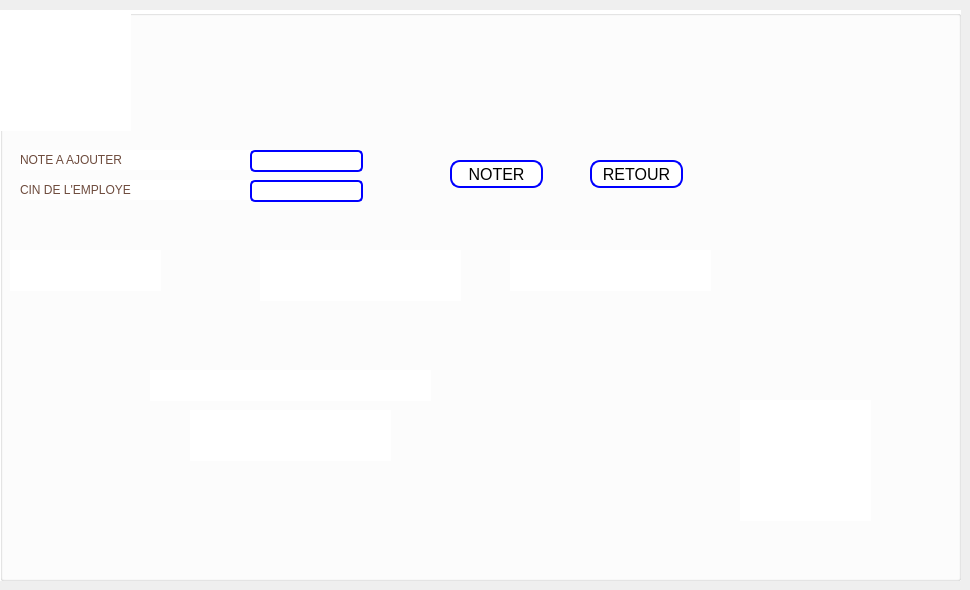
      <widget class="QWidget" name="tab_17">
       <attribute name="title">
        <string>score</string>
       </attribute>
       <widget class="QGroupBox" name="label_note">
        <property name="geometry">
         <rect>
          <x>0</x>
          <y>10</y>
          <width>961</width>
          <height>571</height>
         </rect>
        </property>
        <property name="styleSheet">
         <string notr="true">background-color: rgb(255, 255, 255)</string>
        </property>
        <property name="title">
         <string/>
        </property>
        <widget class="QLabel" name="label_76">
         <property name="geometry">
          <rect>
           <x>20</x>
           <y>140</y>
           <width>271</width>
           <height>20</height>
          </rect>
         </property>
         <property name="styleSheet">
          <string notr="true">color: rgb(110, 76, 62);
font: 12pt &quot;Andalus&quot;;</string>
         </property>
         <property name="text">
          <string>NOTE A AJOUTER</string>
         </property>
        </widget>
        <widget class="QPushButton" name="b_note">
         <property name="geometry">
          <rect>
           <x>450</x>
           <y>150</y>
           <width>93</width>
           <height>28</height>
          </rect>
         </property>
         <property name="styleSheet">
          <string notr="true">QPushButton {
    background-color: #ffffff; /* Fond blanc */
    border: 2px solid blue; /* Bordure bleue */
    border-radius: 10px; /* Coins arrondis */
    padding: 1px 2px; /* Espacement intérieur */
    color: black; /* Couleur du texte */
    font-size: 16px; /* Taille de la police */
}

QPushButton:pressed {
    background-color: blue; /* Nouvelle couleur lorsque le bouton est enfoncé */
}
</string>
         </property>
         <property name="text">
          <string>NOTER</string>
         </property>
        </widget>
        <widget class="QPushButton" name="pushButton_11">
         <property name="geometry">
          <rect>
           <x>590</x>
           <y>150</y>
           <width>93</width>
           <height>28</height>
          </rect>
         </property>
         <property name="styleSheet">
          <string notr="true">QPushButton {
    background-color: #ffffff; /* Fond blanc */
    border: 2px solid blue; /* Bordure bleue */
    border-radius: 10px; /* Coins arrondis */
    padding: 1px 2px; /* Espacement intérieur */
    color: black; /* Couleur du texte */
    font-size: 16px; /* Taille de la police */
}

QPushButton:pressed {
    background-color: blue; /* Nouvelle couleur lorsque le bouton est enfoncé */
}
</string>
         </property>
         <property name="text">
          <string>RETOUR</string>
         </property>
        </widget>
        <widget class="QLabel" name="label_77">
         <property name="geometry">
          <rect>
           <x>20</x>
           <y>170</y>
           <width>271</width>
           <height>20</height>
          </rect>
         </property>
         <property name="styleSheet">
          <string notr="true">color: rgb(110, 76, 62);
font: 12pt &quot;Andalus&quot;;</string>
         </property>
         <property name="text">
          <string>CIN DE L'EMPLOYE</string>
         </property>
        </widget>
        <widget class="QLineEdit" name="cin_emp_note">
         <property name="geometry">
          <rect>
           <x>250</x>
           <y>170</y>
           <width>113</width>
           <height>22</height>
          </rect>
         </property>
         <property name="styleSheet">
          <string notr="true">
    border: 2px solid black; 
    border-radius:5px ;
    padding: 3px;
    border-color: blue;



</string>
         </property>
        </widget>
        <widget class="QLabel" name="label_78">
         <property name="geometry">
          <rect>
           <x>740</x>
           <y>390</y>
           <width>131</width>
           <height>121</height>
          </rect>
         </property>
         <property name="styleSheet">
          <string notr="true">selection-background-color: rgb(221, 216, 208);</string>
         </property>
         <property name="text">
          <string/>
         </property>
         <property name="pixmap">
          <pixmap>E:/Downloads/wetransfer_tres-tres-tres-important_2024-03-10_1037/tres tres tres important/jo/image_2023-09-18_224051649-removebg-preview.png</pixmap>
         </property>
         <property name="scaledContents">
          <bool>true</bool>
         </property>
        </widget>
        <widget class="QLabel" name="label_79">
         <property name="geometry">
          <rect>
           <x>0</x>
           <y>0</y>
           <width>131</width>
           <height>121</height>
          </rect>
         </property>
         <property name="text">
          <string/>
         </property>
         <property name="pixmap">
          <pixmap>E:/Downloads/wetransfer_tres-tres-tres-important_2024-03-10_1037/Downloads/396831473_318198754298426_636542752129555531_n.png</pixmap>
         </property>
         <property name="scaledContents">
          <bool>true</bool>
         </property>
        </widget>
        <widget class="QLabel" name="label_message">
         <property name="geometry">
          <rect>
           <x>150</x>
           <y>360</y>
           <width>281</width>
           <height>31</height>
          </rect>
         </property>
         <property name="text">
          <string/>
         </property>
        </widget>
        <widget class="QLineEdit" name="note_emp">
         <property name="geometry">
          <rect>
           <x>250</x>
           <y>140</y>
           <width>113</width>
           <height>22</height>
          </rect>
         </property>
         <property name="styleSheet">
          <string notr="true">
    border: 2px solid black; 
    border-radius:5px ;
    padding: 3px;
    border-color: blue;


</string>
         </property>
        </widget>
        <widget class="QLabel" name="label_cin">
         <property name="geometry">
          <rect>
           <x>10</x>
           <y>240</y>
           <width>151</width>
           <height>41</height>
          </rect>
         </property>
         <property name="text">
          <string/>
         </property>
        </widget>
        <widget class="QLabel" name="label_nom">
         <property name="geometry">
          <rect>
           <x>510</x>
           <y>240</y>
           <width>201</width>
           <height>41</height>
          </rect>
         </property>
         <property name="text">
          <string/>
         </property>
        </widget>
        <widget class="QLabel" name="label_prenom">
         <property name="geometry">
          <rect>
           <x>260</x>
           <y>240</y>
           <width>201</width>
           <height>51</height>
          </rect>
         </property>
         <property name="text">
          <string/>
         </property>
        </widget>
        <widget class="QLabel" name="label_note_2">
         <property name="geometry">
          <rect>
           <x>190</x>
           <y>400</y>
           <width>201</width>
           <height>51</height>
          </rect>
         </property>
         <property name="text">
          <string/>
         </property>
        </widget>
       </widget>
      </widget>
